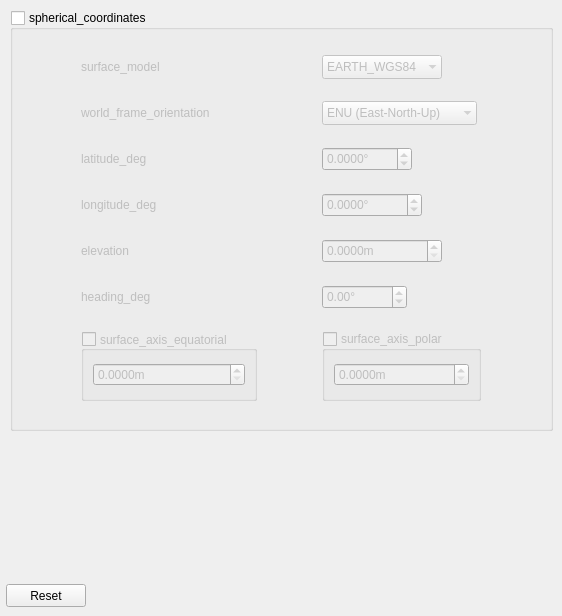
   <widget class="QWidget" name="spherical_coordinates_tab">
    <attribute name="title">
     <string>spherical coordinates</string>
    </attribute>
    <widget class="QGroupBox" name="spherical_coordinates_groupbox">
     <property name="geometry">
      <rect>
       <x>10</x>
       <y>10</y>
       <width>543</width>
       <height>421</height>
      </rect>
     </property>
     <property name="title">
      <string>spherical_coordinates</string>
     </property>
     <property name="checkable">
      <bool>true</bool>
     </property>
     <property name="checked">
      <bool>false</bool>
     </property>
     <layout class="QGridLayout" name="gridLayout_35">
      <item row="0" column="0">
       <widget class="QLabel" name="surface_model_label">
        <property name="minimumSize">
         <size>
          <width>95</width>
          <height>24</height>
         </size>
        </property>
        <property name="maximumSize">
         <size>
          <width>100</width>
          <height>24</height>
         </size>
        </property>
        <property name="text">
         <string>surface_model</string>
        </property>
       </widget>
      </item>
      <item row="0" column="1">
       <widget class="QComboBox" name="surface_model_cb">
        <property name="minimumSize">
         <size>
          <width>117</width>
          <height>21</height>
         </size>
        </property>
        <property name="maximumSize">
         <size>
          <width>120</width>
          <height>24</height>
         </size>
        </property>
        <property name="toolTip">
         <string>name of planetary surface model, used to determine the surface altitude
 at a given latitude and longitude. The default is an ellipsoid model of
the earth based on the WGS-84 standard. It is used in Gazebo's GPS sensor
  implementation.</string>
        </property>
        <property name="frame">
         <bool>false</bool>
        </property>
        <item>
         <property name="text">
          <string>EARTH_WGS84</string>
         </property>
        </item>
       </widget>
      </item>
      <item row="1" column="0">
       <widget class="QLabel" name="world_frame_orientation_label">
        <property name="minimumSize">
         <size>
          <width>155</width>
          <height>24</height>
         </size>
        </property>
        <property name="text">
         <string>world_frame_orientation</string>
        </property>
       </widget>
      </item>
      <item row="1" column="1">
       <widget class="QComboBox" name="world_frame_orientation_cb">
        <property name="minimumSize">
         <size>
          <width>151</width>
          <height>21</height>
         </size>
        </property>
        <property name="maximumSize">
         <size>
          <width>155</width>
          <height>24</height>
         </size>
        </property>
        <property name="toolTip">
         <string>This field identifies how Gazebo world frame is aligned in Geographical
 sense.  The final Gazebo world frame orientation is obtained by rotating
a frame aligned with following notation by the field heading_deg.
  Options are:
 </string>
        </property>
        <property name="frame">
         <bool>false</bool>
        </property>
        <item>
         <property name="text">
          <string>ENU (East-North-Up)</string>
         </property>
        </item>
       </widget>
      </item>
      <item row="2" column="0">
       <widget class="QLabel" name="latitude_deg_label">
        <property name="minimumSize">
         <size>
          <width>85</width>
          <height>24</height>
         </size>
        </property>
        <property name="text">
         <string>latitude_deg</string>
        </property>
       </widget>
      </item>
      <item row="2" column="1">
       <widget class="QDoubleSpinBox" name="latitude_deg_sp">
        <property name="minimumSize">
         <size>
          <width>88</width>
          <height>24</height>
         </size>
        </property>
        <property name="maximumSize">
         <size>
          <width>90</width>
          <height>24</height>
         </size>
        </property>
        <property name="toolTip">
         <string>Geodetic latitude at origin of gazebo reference frame, specified
in units of degrees.</string>
        </property>
        <property name="prefix">
         <string/>
        </property>
        <property name="suffix">
         <string>°</string>
        </property>
        <property name="decimals">
         <number>4</number>
        </property>
        <property name="minimum">
         <double>-90.000000000000000</double>
        </property>
        <property name="maximum">
         <double>90.000000000000000</double>
        </property>
       </widget>
      </item>
      <item row="3" column="0">
       <widget class="QLabel" name="longitude_deg_label">
        <property name="minimumSize">
         <size>
          <width>95</width>
          <height>24</height>
         </size>
        </property>
        <property name="text">
         <string>longitude_deg</string>
        </property>
       </widget>
      </item>
      <item row="3" column="1">
       <widget class="QDoubleSpinBox" name="longitude_deg_sp">
        <property name="minimumSize">
         <size>
          <width>0</width>
          <height>24</height>
         </size>
        </property>
        <property name="maximumSize">
         <size>
          <width>100</width>
          <height>24</height>
         </size>
        </property>
        <property name="toolTip">
         <string>Longitude at origin of gazebo reference frame, specified in units
of degrees</string>
        </property>
        <property name="suffix">
         <string>°</string>
        </property>
        <property name="decimals">
         <number>4</number>
        </property>
        <property name="minimum">
         <double>-180.000000000000000</double>
        </property>
        <property name="maximum">
         <double>180.000000000000000</double>
        </property>
       </widget>
      </item>
      <item row="4" column="0">
       <widget class="QLabel" name="elevation_label">
        <property name="minimumSize">
         <size>
          <width>65</width>
          <height>24</height>
         </size>
        </property>
        <property name="text">
         <string>elevation</string>
        </property>
       </widget>
      </item>
      <item row="4" column="1">
       <widget class="QDoubleSpinBox" name="elevation_sp">
        <property name="minimumSize">
         <size>
          <width>112</width>
          <height>24</height>
         </size>
        </property>
        <property name="maximumSize">
         <size>
          <width>120</width>
          <height>24</height>
         </size>
        </property>
        <property name="toolTip">
         <string>Elevation of origin of gazebo reference frame, specified in meters</string>
        </property>
        <property name="suffix">
         <string>m</string>
        </property>
        <property name="decimals">
         <number>4</number>
        </property>
        <property name="maximum">
         <double>10000.000000000000000</double>
        </property>
       </widget>
      </item>
      <item row="5" column="0">
       <widget class="QLabel" name="heading_deg_label">
        <property name="minimumSize">
         <size>
          <width>85</width>
          <height>24</height>
         </size>
        </property>
        <property name="text">
         <string>heading_deg</string>
        </property>
       </widget>
      </item>
      <item row="5" column="1">
       <widget class="QDoubleSpinBox" name="heading_deg_sp">
        <property name="minimumSize">
         <size>
          <width>80</width>
          <height>24</height>
         </size>
        </property>
        <property name="maximumSize">
         <size>
          <width>85</width>
          <height>24</height>
         </size>
        </property>
        <property name="toolTip">
         <string> Heading offset of gazebo reference frame, measured as angle between
  Gazebo world frame and the world_frame_orientation type.
 The direction of rotation follows the right-hand rule, so a positive
  angle indicates clockwise rotation (from east to north) when viewed from top-down. Note
  that this is not consistent with compass heading convention.
 The angle is specified in degrees.</string>
        </property>
        <property name="suffix">
         <string>°</string>
        </property>
        <property name="minimum">
         <double>-360.000000000000000</double>
        </property>
        <property name="maximum">
         <double>360.000000000000000</double>
        </property>
       </widget>
      </item>
      <item row="6" column="0">
       <widget class="QGroupBox" name="surface_axis_equatorial_groupBox">
        <property name="minimumSize">
         <size>
          <width>175</width>
          <height>65</height>
         </size>
        </property>
        <property name="maximumSize">
         <size>
          <width>180</width>
          <height>70</height>
         </size>
        </property>
        <property name="title">
         <string>surface_axis_equatorial</string>
        </property>
        <property name="alignment">
         <set>Qt::AlignLeading|Qt::AlignLeft|Qt::AlignVCenter</set>
        </property>
        <property name="checkable">
         <bool>true</bool>
        </property>
        <property name="checked">
         <bool>false</bool>
        </property>
        <layout class="QGridLayout" name="gridLayout_36">
         <item row="0" column="0">
          <widget class="QDoubleSpinBox" name="surface_axis_equatorial_sp">
           <property name="toolTip">
            <string> Equatorial axis of a custom surface type, specified in meters.
 This is only required for custom surfaces.</string>
           </property>
           <property name="suffix">
            <string>m</string>
           </property>
           <property name="decimals">
            <number>4</number>
           </property>
           <property name="maximum">
            <double>1000.000000000000000</double>
           </property>
          </widget>
         </item>
        </layout>
       </widget>
      </item>
      <item row="6" column="1">
       <widget class="QGroupBox" name="surface_axis_polar_groupBox">
        <property name="minimumSize">
         <size>
          <width>159</width>
          <height>61</height>
         </size>
        </property>
        <property name="maximumSize">
         <size>
          <width>170</width>
          <height>70</height>
         </size>
        </property>
        <property name="title">
         <string>surface_axis_polar</string>
        </property>
        <property name="checkable">
         <bool>true</bool>
        </property>
        <property name="checked">
         <bool>false</bool>
        </property>
        <layout class="QGridLayout" name="gridLayout_41">
         <item row="0" column="0">
          <widget class="QDoubleSpinBox" name="surface_axis_polar_sp">
           <property name="toolTip">
            <string>Polar axis of a custom surface type, specified in meters.
 This is only required for custom surfaces</string>
           </property>
           <property name="suffix">
            <string>m</string>
           </property>
           <property name="decimals">
            <number>4</number>
           </property>
           <property name="maximum">
            <double>10000.000000000000000</double>
           </property>
          </widget>
         </item>
        </layout>
       </widget>
      </item>
     </layout>
    </widget>
    <widget class="QPushButton" name="spherical_coord_rst_btn">
     <property name="geometry">
      <rect>
       <x>6</x>
       <y>584</y>
       <width>80</width>
       <height>23</height>
      </rect>
     </property>
     <property name="text">
      <string>Reset</string>
     </property>
    </widget>
   </widget>
